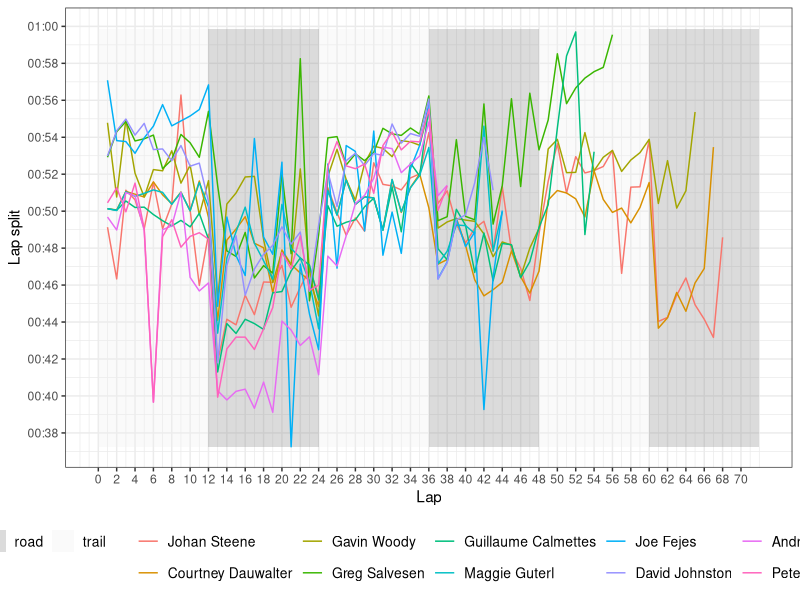
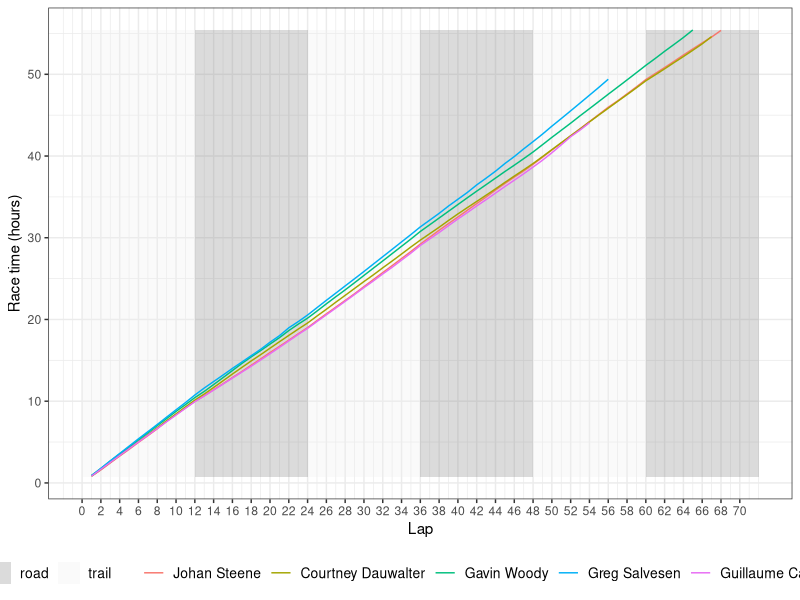
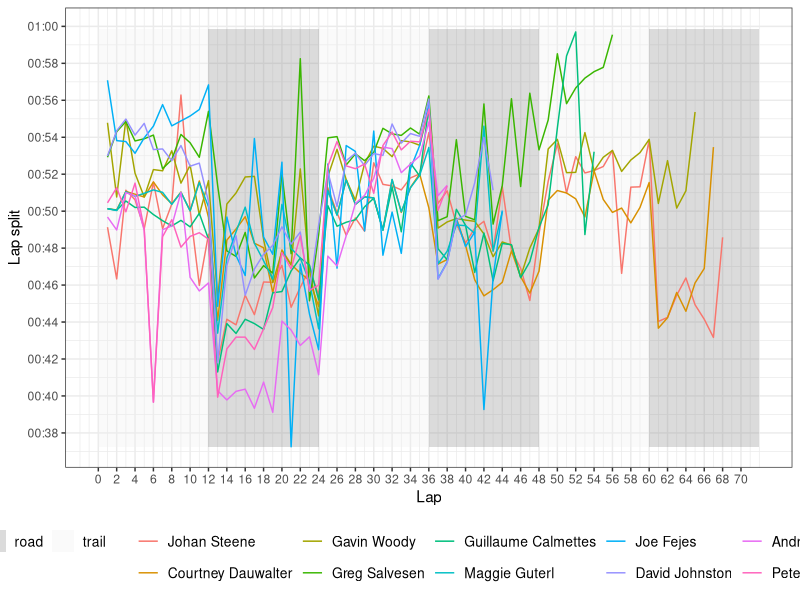

Generate these figures, in order, with R:
library(readr)
library(ggplot2)
library(magrittr)
library(lubridate)
library(dplyr)
library(forcats)

## Read data =====
laps = read_csv("./data/2018_laps.csv", col_types = "ciiiccc")
leader = read_csv("./data/2018_leaderboard.csv", 
                  col_types = cols(`Avg loop` = col_character(),
                                   `Slow loop` = col_character(),
                                   `Race Time` = col_character()))


laps[is.na(laps$measurement),]
laps[is.na(laps$lap_split),]
laps[is.na(laps$rest_time),]

laps <-
  laps %>% 
  group_by(name) %>% 
  mutate(total = cumsum(as.numeric(ms(lap_split)))) %>% 
  ungroup() %>% 
  left_join(leader, by = c("name" = "Name")) %>% 
  mutate(lap_split = as_datetime(ms(lap_split)),
         name = forcats::fct_reorder(name, Rank)) 

## For plotting trail/road laps ======
times <- as_tibble(seq(0, 60, 12))
colnames(times) <- "hour"
times <- mutate(times, trail = if_else(((hour/12)) %% 2 == 1, "road", "trail"))

ymin <- min(laps$lap_split, na.rm = TRUE)
ymax <- max(laps$lap_split, na.rm = TRUE)

## Plots ======

laps %>% 
  tidyr::drop_na() %>% 
  dplyr::filter(Rank < 11) %>% 
  ggplot() +
    geom_rect(data = times,
              aes(xmin = hour,
                  xmax = hour + 12,
                  ymin = ymin,
                  ymax = ymax,
                  fill = trail),
              alpha = .3) +
    scale_fill_manual(values = c("#888888", "#EEEEEE")) +
    geom_line(aes(x = lap, y = lap_split, colour = name)) +
    theme_bw() +
    scale_x_continuous(breaks = seq(0, 70, 2)) +
    scale_y_datetime(date_breaks = "2 min", date_labels = "%H:%M") +
    theme(legend.position = "bottom", legend.title = element_blank(),
          legend.text = element_text(size = 10)) +
    ylab("Lap split") +
    xlab("Lap")
ggsave("./plots/splits.png", width = 10, dpi = 100)

ymin_t = min(laps$total, na.rm = TRUE)
ymax_t = max(laps$total, na.rm = TRUE)

laps %>% 
  tidyr::drop_na() %>% 
  dplyr::filter(Rank < 6) %>% 
  ggplot() +
  geom_rect(data = times,
            aes(xmin = hour,
                xmax = hour + 12,
                ymin = ymin_t,
                ymax = ymax_t,
                fill = trail),
            alpha = .3) +
  scale_fill_manual(values = c("#888888", "#EEEEEE")) +
  geom_line(aes(x = lap, y = total, 
                colour = name)) +
  theme_bw() +
  scale_x_continuous(breaks = seq(0, 70, 2)) +
  scale_y_continuous(breaks = seq(0, 180000, 36000), labels = seq(0, 50, 10)) +
  theme(legend.position = "bottom", legend.title = element_blank(),
        legend.text = element_text(size = 10)) +
  ylab("Race time (hours)") +
  xlab("Lap") 

